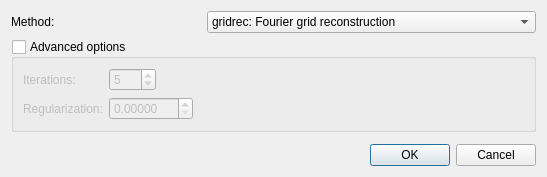
<?xml version="1.0" encoding="UTF-8"?>
<ui version="4.0">
 <class>TomoToolConfigTomoPy</class>
 <widget class="QDialog" name="TomoToolConfigTomoPy">
  <property name="windowModality">
   <enum>Qt::WindowModal</enum>
  </property>
  <property name="geometry">
   <rect>
    <x>0</x>
    <y>0</y>
    <width>547</width>
    <height>177</height>
   </rect>
  </property>
  <property name="windowTitle">
   <string>TomoPy Configuration</string>
  </property>
  <layout class="QVBoxLayout" name="verticalLayout">
   <item>
    <layout class="QHBoxLayout" name="horizontalLayout_2">
     <item>
      <widget class="QLabel" name="label">
       <property name="text">
        <string>Method:</string>
       </property>
      </widget>
     </item>
     <item>
      <widget class="QComboBox" name="comboBox_method">
       <item>
        <property name="text">
         <string>gridrec: Fourier grid reconstruction</string>
        </property>
       </item>
       <item>
        <property name="text">
         <string>SIRT: Simultaneous algebraic reconstruction technique</string>
        </property>
       </item>
       <item>
        <property name="text">
         <string>FBP: filtered back-propagation</string>
        </property>
       </item>
       <item>
        <property name="text">
         <string>MLEM: Maximum-likelihood expectation maximization</string>
        </property>
       </item>
      </widget>
     </item>
    </layout>
   </item>
   <item>
    <widget class="QGroupBox" name="groupBox">
     <property name="title">
      <string>Advanced options</string>
     </property>
     <property name="checkable">
      <bool>true</bool>
     </property>
     <property name="checked">
      <bool>false</bool>
     </property>
     <layout class="QGridLayout" name="gridLayout">
      <item row="0" column="0">
       <widget class="QLabel" name="label_iter">
        <property name="text">
         <string>Iterations:</string>
        </property>
       </widget>
      </item>
      <item row="0" column="1">
       <widget class="QSpinBox" name="spinBox_iter">
        <property name="minimum">
         <number>1</number>
        </property>
        <property name="maximum">
         <number>999</number>
        </property>
        <property name="value">
         <number>5</number>
        </property>
       </widget>
      </item>
      <item row="0" column="2" colspan="2">
       <spacer name="horizontalSpacer_4">
        <property name="orientation">
         <enum>Qt::Horizontal</enum>
        </property>
        <property name="sizeHint" stdset="0">
         <size>
          <width>178</width>
          <height>20</height>
         </size>
        </property>
       </spacer>
      </item>
      <item row="1" column="0">
       <widget class="QLabel" name="label_cli_options">
        <property name="text">
         <string>Regularization:</string>
        </property>
       </widget>
      </item>
      <item row="1" column="1" colspan="2">
       <widget class="QDoubleSpinBox" name="doubleSpinBox_regularization">
        <property name="decimals">
         <number>5</number>
        </property>
        <property name="maximum">
         <double>180.000000000000000</double>
        </property>
       </widget>
      </item>
      <item row="1" column="3">
       <spacer name="horizontalSpacer_5">
        <property name="orientation">
         <enum>Qt::Horizontal</enum>
        </property>
        <property name="sizeHint" stdset="0">
         <size>
          <width>305</width>
          <height>20</height>
         </size>
        </property>
       </spacer>
      </item>
     </layout>
    </widget>
   </item>
   <item>
    <spacer name="verticalSpacer">
     <property name="orientation">
      <enum>Qt::Vertical</enum>
     </property>
     <property name="sizeHint" stdset="0">
      <size>
       <width>20</width>
       <height>0</height>
      </size>
     </property>
    </spacer>
   </item>
   <item>
    <layout class="QHBoxLayout" name="horizontalLayout">
     <item>
      <spacer name="horizontalSpacer">
       <property name="orientation">
        <enum>Qt::Horizontal</enum>
       </property>
       <property name="sizeHint" stdset="0">
        <size>
         <width>178</width>
         <height>20</height>
        </size>
       </property>
      </spacer>
     </item>
     <item>
      <widget class="QDialogButtonBox" name="buttonBox">
       <property name="orientation">
        <enum>Qt::Horizontal</enum>
       </property>
       <property name="standardButtons">
        <set>QDialogButtonBox::Cancel|QDialogButtonBox::Ok</set>
       </property>
      </widget>
     </item>
    </layout>
   </item>
  </layout>
 </widget>
 <resources/>
 <connections>
  <connection>
   <sender>buttonBox</sender>
   <signal>accepted()</signal>
   <receiver>TomoToolConfigTomoPy</receiver>
   <slot>accept()</slot>
   <hints>
    <hint type="sourcelabel">
     <x>434</x>
     <y>200</y>
    </hint>
    <hint type="destinationlabel">
     <x>291</x>
     <y>111</y>
    </hint>
   </hints>
  </connection>
  <connection>
   <sender>buttonBox</sender>
   <signal>rejected()</signal>
   <receiver>TomoToolConfigTomoPy</receiver>
   <slot>reject()</slot>
   <hints>
    <hint type="sourcelabel">
     <x>434</x>
     <y>200</y>
    </hint>
    <hint type="destinationlabel">
     <x>291</x>
     <y>111</y>
    </hint>
   </hints>
  </connection>
 </connections>
</ui>
